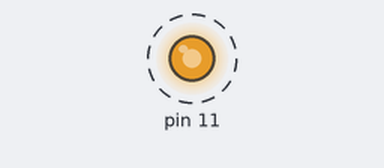
Simulated run of this sketch. Board: Arduino Uno, built with avr-gcc and run on an emulated ATmega328P. Parts: output pins drawn as LEDs (lit = HIGH). Dashed ring = blinking.

Above: at 0.05 s.
Timing chart, 0 to 4.6 s (numbered marks = the images above):
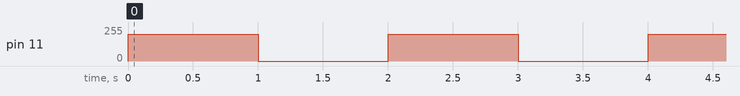

Measured:
- by itself, pin 11: alternates 200/255 for 1.0 s and 0/255 for 1.0 s

The sketch:

ledtest2.ino
```cpp
void setup() {
  // put your setup code here, to run once:
  pinMode(11, OUTPUT);
}

void loop() {
  // put your main code here, to run repeatedly:
  analogWrite(11, 200);
  delay(1000);
  analogWrite(11, 0);
  delay(1000);
}
```
